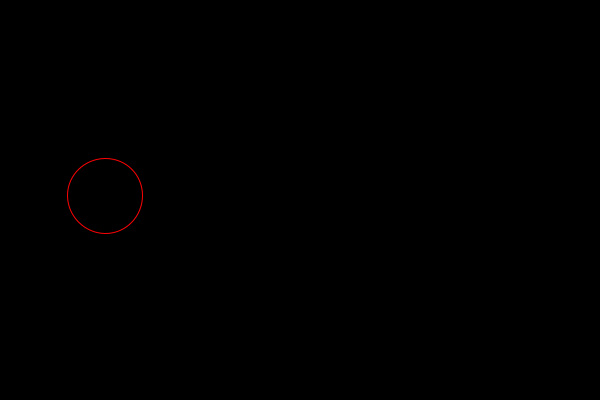
Frame 1 (no input)
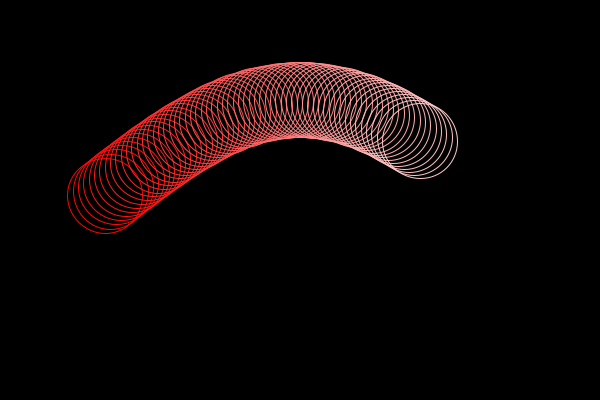
Frame 60 (the mouse pressed at the canvas centre just before this capture)
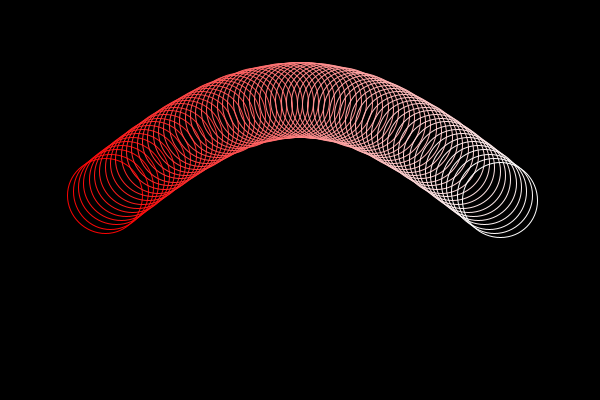
Frame 120 (the mouse held since frame 60 and released just before this capture)

The Processing sketch that drew these frames (run headless with seeded random() and noise(); from frame 60 on, the mouse is pressed at the canvas centre):

// Processing sketch: bell1
// ── bell1.pde
void setup() {
   size(600, 400);
   background(0);
   noFill();
   stroke(255);
}   

void draw() {
   if (frameCount > 75) return;
   float percent = map(frameCount, 0, 75, 0, 1);
   float v = percent;
   float centerx = lerp(100, 500, v);
   float centery = lerp(200, 100, sin(v * radians(180)));
   stroke(255, 255*v, 255*v);
   ellipse(centerx, centery, 75, 75);
}
